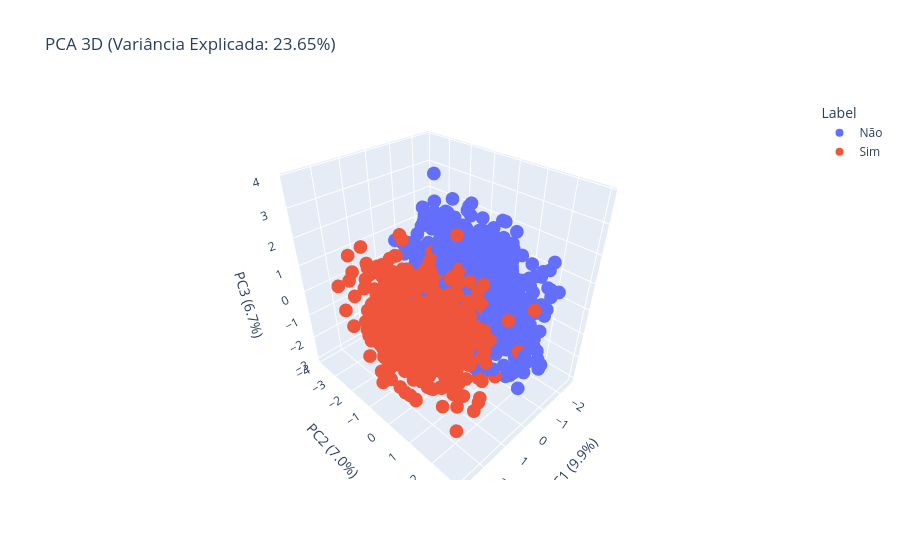

The notebook cell saved with this chart:
### Markdown cell above
<h3>Cálculo do PCA com <b>Três</b> Componentes</h3>

### Code cell
import plotly.express as px

pca = PCA(n_components=3)
X_pca = pca.fit_transform(X_scaled)

df_pca = pd.DataFrame(X_pca, columns=['PC1', 'PC2', 'PC3'])
df_pca['Label'] = y.map({0: 'Não', 1: 'Sim'})

fig = px.scatter_3d(
    df_pca,
    x='PC1',
    y='PC2',
    z='PC3',
    color='Label',
    title=f'PCA 3D (Variância Explicada: {pca.explained_variance_ratio_.sum()*100:.2f}%)',
    labels={
        'PC1': f'PC1 ({pca.explained_variance_ratio_[0]*100:.1f}%)',
        'PC2': f'PC2 ({pca.explained_variance_ratio_[1]*100:.1f}%)',
        'PC3': f'PC3 ({pca.explained_variance_ratio_[2]*100:.1f}%)'
    }
)

fig.show()

### Figure 1 — Plotly figure (JSON) as saved in the notebook; plotly's stock layout.template omitted (floating-point values rounded to 4 significant figures; data arrays with more than 128 entries replaced by an {"elided": "..."} marker saying what was removed)
{"data": [{"hovertemplate": "Label=Não<br>PC1 (9.9%)=%{x}<br>PC2 (7.0%)=%{y}<br>PC3 (6.7%)=%{z}<extra></extra>", "legendgroup": "Não", "marker": {"color": "#636efa", "symbol": "circle"}, "mode": "markers", "name": "Não", "scene": "scene", "showlegend": true, "type": "scatter3d", "x": {"elided": "1389 float values"}, "y": {"elided": "1389 float values"}, "z": {"elided": "1389 float values"}}, {"hovertemplate": "Label=Sim<br>PC1 (9.9%)=%{x}<br>PC2 (7.0%)=%{y}<br>PC3 (6.7%)=%{z}<extra></extra>", "legendgroup": "Sim", "marker": {"color": "#EF553B", "symbol": "circle"}, "mode": "markers", "name": "Sim", "scene": "scene", "showlegend": true, "type": "scatter3d", "x": {"elided": "760 float values"}, "y": {"elided": "760 float values"}, "z": {"elided": "760 float values"}}], "layout": {"legend": {"title": {"text": "Label"}, "tracegroupgap": 0}, "scene": {"domain": {"x": [0, 1], "y": [0, 1]}, "xaxis": {"title": {"text": "PC1 (9.9%)"}}, "yaxis": {"title": {"text": "PC2 (7.0%)"}}, "zaxis": {"title": {"text": "PC3 (6.7%)"}}}, "title": {"text": "PCA 3D (Variância Explicada: 23.65%)"}}}
